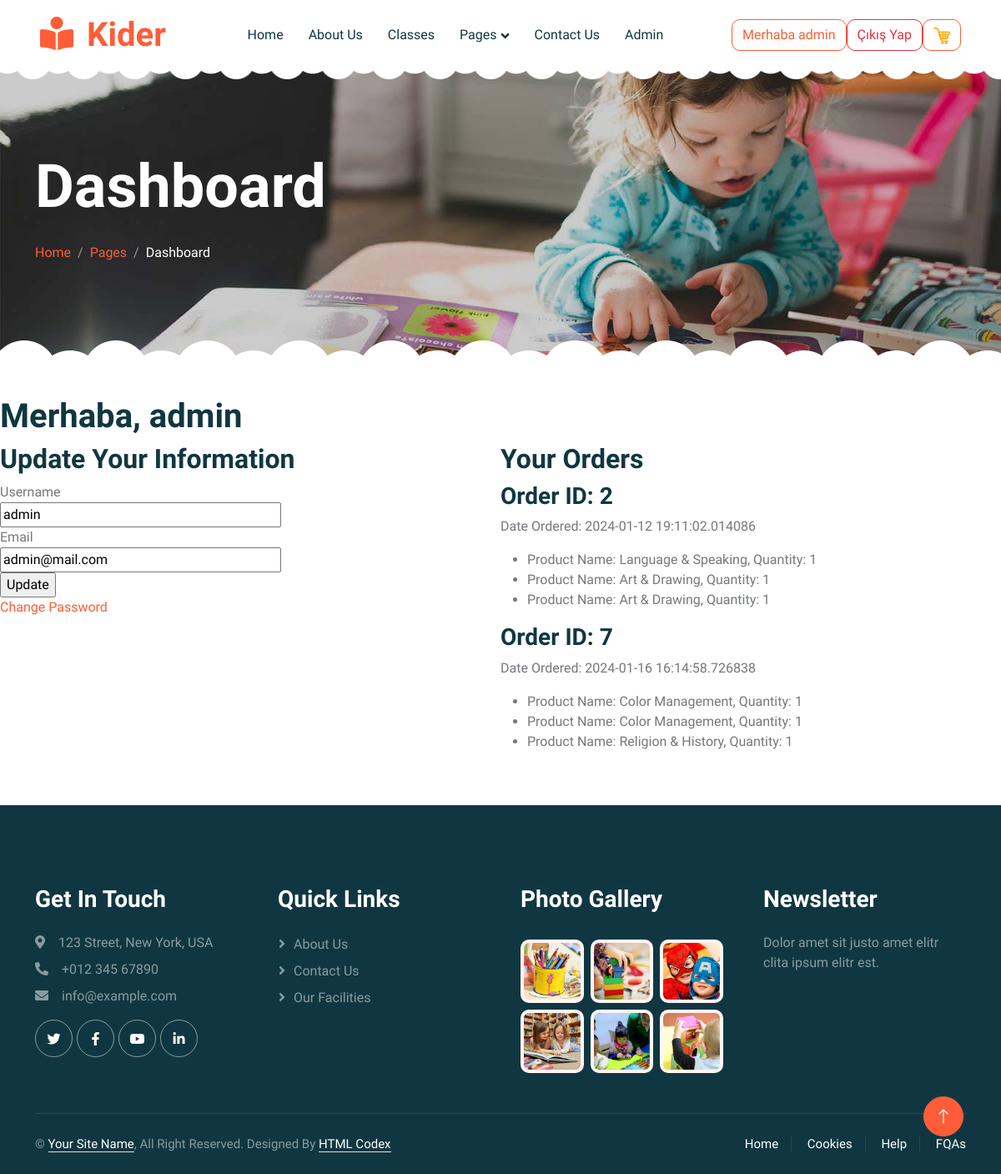
The app's page /dashboard/admin (signed in) with its own data.
### mvc/models.py (models this page shows)
class User(db.Model, UserMixin):
    id = db.Column(db.Integer, primary_key=True)
    username = db.Column(db.String(20), unique=True, nullable=False)
    password = db.Column(db.String(60), nullable=False)
    Email = db.Column(db.String(120), unique=True, nullable=False)
    date_created = db.Column(db.DateTime, default=datetime.utcnow)
    is_admin = db.Column(db.Boolean, nullable=False, default=False)
    cart = db.relationship('Cart', backref='user', lazy=True)
    orders = db.relationship('Order', backref='user', lazy=True)

class Order(db.Model):
    id = db.Column(db.Integer, primary_key=True)
    user_id = db.Column(db.Integer, db.ForeignKey('user.id'), nullable=False)
    date_ordered = db.Column(db.DateTime, default=datetime.utcnow)
    items = db.relationship('OrderItem', backref='order', lazy=True)

class OrderItem(db.Model):
    id = db.Column(db.Integer, primary_key=True)
    product_id = db.Column(db.Integer, db.ForeignKey('product.id'), nullable=False)
    order_id = db.Column(db.Integer, db.ForeignKey('order.id'), nullable=False)
    quantity = db.Column(db.Integer, default=1)

class Product(db.Model):
    id = db.Column(db.Integer, primary_key=True)
    name = db.Column(db.String(100), nullable=False)
    price = db.Column(db.Float, nullable=False)
    cart_items = db.relationship('CartItem', backref='product', lazy=True)
    order_items = db.relationship('OrderItem', backref='product', lazy=True)
    image = db.Column(db.String(100))
    teacher_id = db.Column(db.Integer, db.ForeignKey('teacher.id'))
    timage = db.Column(db.String(100))
    tname = db.Column(db.String(100))
    price = db.Column(db.Float)
    age = db.Column(db.String(50))
    time = db.Column(db.String(50))
    capacity = db.Column(db.Integer)

### mvc/views.py (the view)
@app_bp.route('/dashboard/<username>', methods=['GET', 'POST'])
@login_required
def dashboard(username):
    if username != current_user.username:
        return redirect(url_for('app.dashboard', username=current_user.username))
    user = User.query.filter_by(username=username).first_or_404()
    form = UpdateForm()
    orders = Order.query.filter_by(user_id=user.id).all()
    if form.validate_on_submit():
        if user.id == current_user.id:
            current_user.username = form.username.data
            current_user.Email = form.Email.data
            db.session.commit()
            flash('Your account has been updated!', 'success')
            return redirect(url_for('app.dashboard', username=current_user.username))
        else:
            flash('You cannot update another user\'s information!', 'danger')
            return redirect(url_for('app.dashboard', username=current_user.username))
    elif request.method == 'GET':
        form.username.data = current_user.username
        form.Email.data = current_user.Email
    return render_template('dashboard.html', page_name="dashboard", user=user, form=form, orders=orders)

### mvc/forms.py (shortened to what this page needs)
class UpdateForm(FlaskForm):
    username = StringField('Username', validators=[DataRequired(), Length(min=2, max=20)])
    Email = StringField('Email', validators=[DataRequired(), Email()])
    submit = SubmitField('Update')

### app.py (called while the page is built)
@login_manager.user_loader
def load_user(user_id):
    return User.query.get(int(user_id))

### templates/dashboard.html (shortened to what this page needs)
{% extends "base.html" %}
{% block content %}
<!DOCTYPE html>
<html lang="en">
<head>
</head>
<body>
  <h1>Merhaba, {{ current_user.username }}</h1>
  <div class="content">
    <div>
      <h2>Update Your Information</h2>
      <form method="POST" >
        <div>
          {{ form.username.label }}<br>
          {{ form.username(size=32) }}
        </div>
        <div>
          {{ form.Email.label }}<br>
          {{ form.Email(size=32) }}
        </div>
        <div>
          {{ form.submit() }}
        </div>
      </form>
      <a href="{{ url_for('app.change_password') }}">Change Password</a>
    </div>
<div class="orders">
  <h2>Your Orders</h2>
  {% for order in orders %}
    <div>
        <h3>Order ID: {{ order.id }}</h3>
        <p>Date Ordered: {{ order.date_ordered }}</p>
        <ul>
        {% for item in order.items %}
            <li>Product Name: {{ item.product.name }}, Quantity: {{ item.quantity }}</li>
        {% endfor %}
        </ul>
    </div>
  {% else %}
    <p>You have no orders.</p>
  {% endfor %}
</div>
  </div>
</body>
</html>
{% endblock %}

### templates/base.html (shortened to what this page needs)
<!DOCTYPE html>
<html lang="en">
<head>
    <link href="https://cdnjs.cloudflare.com/ajax/libs/font-awesome/5.10.0/css/all.min.css" rel="stylesheet">
    <link href="https://cdn.jsdelivr.net/npm/bootstrap-icons@1.4.1/font/bootstrap-icons.css" rel="stylesheet">
    <link href="{{ url_for('static', filename='lib/animate/animate.min.css') }}" rel="stylesheet">
    <link href="{{ url_for('static', filename='lib/owlcarousel/assets/owl.carousel.min.css') }}" rel="stylesheet">
    <link href="{{ url_for('static', filename='css/bootstrap.min.css') }}" rel="stylesheet">
    <link href="{{ url_for('static', filename='css/style.css') }}" rel="stylesheet">
</head>
<body>
    <div class="container-xxl bg-white p-0">
        <nav class="navbar navbar-expand-lg bg-white navbar-light sticky-top px-4 px-lg-5 py-lg-0">
            <a href="/" class="navbar-brand">
                <h1 class="m-0 text-primary"><i class="fa fa-book-reader me-3"></i>Kider</h1>
            </a>
            <div class="collapse navbar-collapse" id="navbarCollapse">
                <div class="navbar-nav mx-auto">
                    <a href="{{url_for('app.index')}}" class="nav-item nav-link">Home</a>
                    <a href="{{url_for('app.about')}}" class="nav-item nav-link">About Us</a>
                    <a href="{{url_for('app.classes')}}" class="nav-item nav-link">Classes</a>
                    <div class="nav-item dropdown">
                        <a href="#" class="nav-link dropdown-toggle " data-bs-toggle="dropdown">Pages</a>
                    </div>
                    <a href="{{url_for('app.contact')}}" class="nav-item nav-link">Contact Us</a>
                    {% if current_user.is_authenticated and current_user.is_admin %}
                        <a href="{{url_for('app.admin_dashboard')}}" class="nav-item nav-link">Admin</a>
                    {% endif %}
</div>
{% if current_user.is_authenticated %}
<a href="{{ url_for('app.dashboard', username=current_user.username) }}" class="btn btn-outline-primary">
    Merhaba {{ current_user.username }}
</a>
<a href="{{ url_for('app.logout') }}" class="btn btn-outline-danger">
    Çıkış Yap
</a>
<a href="{{ url_for('app.view_cart') }}" class="btn btn-outline-primary">
    <img src="{{ url_for('static', filename='img/cart.png') }}" alt="Cart" style="width: 20px; height: 20px;">
</a>
{% endif %}
            </div>
        </nav>
{%block header%}
        <div class="container-xxl py-5 page-header position-relative mb-5">
            <div class="container py-5">
                <h1 class="display-2 text-white animated slideInDown mb-4">{{page_name|capitalize}}</h1>
                <nav aria-label="breadcrumb animated slideInDown">
                    <ol class="breadcrumb">
                        <li class="breadcrumb-item"><a href="#">Home</a></li>
                        <li class="breadcrumb-item"><a href="#">Pages</a></li>
                        <li class="breadcrumb-item text-white active" aria-current="page">{{page_name|capitalize}}</li>
                    </ol>
                </nav>
            </div>
        </div>
{%endblock%}
        {% block content %}
        {% endblock %}
        <div class="container-fluid bg-dark text-white-50 footer pt-5 mt-5 wow fadeIn" data-wow-delay="0.1s">
            <div class="container py-5">
                <div class="row g-5">
                    <div class="col-lg-3 col-md-6">
                        <h3 class="text-white mb-4">Get In Touch</h3>
                        <p class="mb-2"><i class="fa fa-map-marker-alt me-3"></i>123 Street, New York, USA</p>
                        <p class="mb-2"><i class="fa fa-phone-alt me-3"></i>+012 345 67890</p>
                        <p class="mb-2"><i class="fa fa-envelope me-3"></i>info@example.com</p>
                        <div class="d-flex pt-2">
                            <a class="btn btn-outline-light btn-social" href=""><i class="fab fa-twitter"></i></a>
                            <a class="btn btn-outline-light btn-social" href=""><i class="fab fa-facebook-f"></i></a>
                            <a class="btn btn-outline-light btn-social" href=""><i class="fab fa-youtube"></i></a>
                            <a class="btn btn-outline-light btn-social" href=""><i class="fab fa-linkedin-in"></i></a>
                        </div>
                    </div>
                    <div class="col-lg-3 col-md-6">
                        <h3 class="text-white mb-4">Quick Links</h3>
                        <a class="btn btn-link text-white-50" href="{{url_for('app.about')}}">About Us</a>
                        <a class="btn btn-link text-white-50" href="{{url_for('app.contact')}}">Contact Us</a>
                        <a class="btn btn-link text-white-50" href="{{url_for('app.facility')}}">Our Facilities</a>
                    </div>
                    <div class="col-lg-3 col-md-6">
                        <h3 class="text-white mb-4">Photo Gallery</h3>
                        <div class="row g-2 pt-2">
                            <div class="col-4">
                                <img class="img-fluid rounded bg-light p-1" src="{{ url_for('static', filename='img/classes-1.jpg') }}" alt="Description of classes-1.jpg">
                            </div>
                            <div class="col-4">
                                <img class="img-fluid rounded bg-light p-1" src="{{ url_for('static', filename='img/classes-2.jpg') }}" alt="Description of classes-2.jpg">
                            </div>
                            <div class="col-4">
                                <img class="img-fluid rounded bg-light p-1" src="{{ url_for('static', filename='img/classes-3.jpg') }}" alt="Description of classes-3.jpg">
                            </div>
                            <div class="col-4">
                                <img class="img-fluid rounded bg-light p-1" src="{{ url_for('static', filename='img/classes-4.jpg') }}" alt="Description of classes-4.jpg">
                            </div>
                            <div class="col-4">
                                <img class="img-fluid rounded bg-light p-1" src="{{ url_for('static', filename='img/classes-5.jpg') }}" alt="Description of classes-5.jpg">
                            </div>
                            <div class="col-4">
                                <img class="img-fluid rounded bg-light p-1" src="{{ url_for('static', filename='img/classes-6.jpg') }}" alt="Description of classes-6.jpg">
                            </div>
                        </div>
                    </div>
                    <div class="col-lg-3 col-md-6">
                        <h3 class="text-white mb-4">Newsletter</h3>
                        <p>Dolor amet sit justo amet elitr clita ipsum elitr est.</p>
                    </div>
                </div>
            </div>
            <div class="container">
                <div class="copyright">
                    <div class="row">
                        <div class="col-md-6 text-center text-md-start mb-3 mb-md-0">
                            &copy; <a class="border-bottom" href="#">Your Site Name</a>, All Right Reserved.
							Designed By <a class="border-bottom" href="https://htmlcodex.com">HTML Codex</a>
                        </div>
                        <div class="col-md-6 text-center text-md-end">
                            <div class="footer-menu">
                                <a href="/">Home</a>
                                <a href="">Cookies</a>
                                <a href="{{url_for('app.contact')}}">Help</a>
                                <a href="">FQAs</a>
                            </div>
                        </div>
                    </div>
                </div>
            </div>
        </div>
        <a href="#" class="btn btn-lg btn-primary btn-lg-square back-to-top"><i class="bi bi-arrow-up"></i></a>
    </div>
</body>
</html>

### static/css/style.css (style rules this page uses)
:root { --primary: #FE5D37; --light: #FFF5F3; --dark: #103741; }
.back-to-top { position: fixed; display: none; right: 45px; bottom: 45px; z-index: 99; }
.btn { font-weight: 500; transition: .5s; }
.btn.btn-primary { color: #FFFFFF; }
.btn-lg-square { width: 48px; height: 48px; }
.btn-square, .btn-sm-square, .btn-lg-square { padding: 0; display: flex; align-items: center; justify-content: center; font-weight: normal; border-radius: 50px; }
h1, h2, h3, h4, .h1, .h2, .h3, .h4, .display-1, .display-2, .display-3, .display-4, .display-5, .display-6 { font-family: 'Lobster Two', cursive; font-weight: 700; }
.navbar .navbar-nav .nav-link { padding: 30px 15px; color: var(--dark); font-weight: 500; outline: none; }
.navbar.sticky-top { top: -100px; transition: .5s; }
.navbar .dropdown-toggle::after { border: none; content: "\f107"; font-family: "Font Awesome 5 Free"; font-weight: 900; vertical-align: middle; margin-left: 5px; transition: .5s; }
.header-carousel::before, .header-carousel::after, .page-header::before, .page-header::after { position: absolute; content: ""; width: 100%; height: 10px; top: 0; left: 0; background: url(../img/bg-header-top.png) center center repeat-x; z-index: 1; }
.header-carousel::after, .page-header::after { height: 19px; top: auto; bottom: 0; background: url(../img/bg-header-bottom.png) center center repeat-x; }
.page-header { background: linear-gradient(rgba(0, 0, 0, .2), rgba(0, 0, 0, .2)), url(../img/carousel-1.jpg) center center no-repeat; background-size: cover; }
.breadcrumb-item + .breadcrumb-item::before { color: rgba(255, 255, 255, .5); }
.footer .btn.btn-social { margin-right: 5px; width: 45px; height: 45px; display: flex; align-items: center; justify-content: center; color: #FFFFFF; border: 1px solid rgba(255,255,255,0.5); border-radius: 45px; transition: .3s; }
.footer .btn.btn-link { display: block; margin-bottom: 5px; padding: 0; text-align: left; font-size: 16px; font-weight: normal; text-transform: capitalize; transition: .3s; }
.footer .btn.btn-link::before { position: relative; content: "\f105"; font-family: "Font Awesome 5 Free"; font-weight: 900; margin-right: 10px; }
.footer .copyright { padding: 25px 0; font-size: 15px; border-top: 1px solid rgba(256, 256, 256, .1); }
.footer .copyright a { color: #FFFFFF; }
.footer .footer-menu a { margin-right: 15px; padding-right: 15px; border-right: 1px solid rgba(255, 255, 255, .1); }
.footer .footer-menu a:last-child { margin-right: 0; padding-right: 0; border-right: none; }

### templates/dashboard.html (style rules this page uses)
.content { display: flex; justify-content: space-between; }
.orders { width: 50%; }

### records on screen
User: username "admin", Email "admin@mail.com"
Order: id "2", date_ordered "2024-01-12 19:11:02.014086"
OrderItem: product.name "Language & Speaking", quantity "1"
OrderItem: product.name "Art & Drawing", quantity "1"
OrderItem: product.name "Art & Drawing", quantity "1"
Order: id "7", date_ordered "2024-01-16 16:14:58.726838"
OrderItem: product.name "Color Management", quantity "1"
OrderItem: product.name "Color Management", quantity "1"
OrderItem: product.name "Religion & History", quantity "1"

### other values on screen
{{ page_name|capitalize }} "Dashboard"
